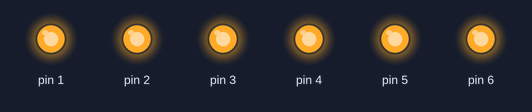
Recording of a sketch running on a simulated Arduino Uno, built with avr-gcc and run on an emulated ATmega328P. On the bench: output pins drawn as LEDs (lit = HIGH).

Above: at 0.5 s.
At 3.5 s:
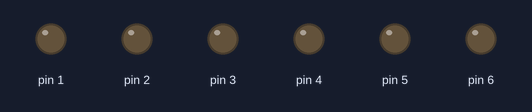
Timing chart, 0 to 4.6 s (numbered marks = the images above):
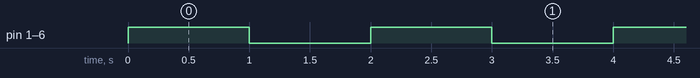

Measured:
- by itself, pin 1–6: alternates HIGH for 1.0 s and LOW for 1.0 s

The sketch:

3.1-menyala-mati.ino
```cpp
void setup() {
 // Set pins 1 to 6 as output
 for (int pin = 1; pin <= 6; pin++) {
 pinMode(pin, OUTPUT);
 }
}
void loop() {
 // Turn on all LEDs (pins 1 to 6) at once
 for (int pin = 1; pin <= 6; pin++) {
 digitalWrite(pin, HIGH);
 }
 // Wait for some time (adjust the delay as needed)
 delay(1000);
 // Turn off all LEDs (pins 1 to 6) at once
 for (int pin = 1; pin <= 6; pin++) {
 digitalWrite(pin, LOW);
 }
 // Wait for some time (adjust the delay as needed)
 delay(1000);
}
```
